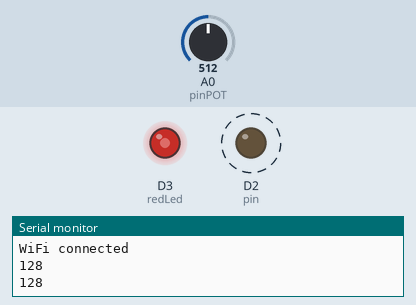
This sketch was run on a simulated ESP8266 (NodeMCU). Shown: output pins drawn as LEDs (lit = HIGH), the last lines printed to the serial monitor. Dashed ring = blinking. The inputs (shaded band) are chosen by the test bench; at power-on: A0 (pinPOT) = 512. WiFi joins after 1.5 s; servers stay silent unless stated.

Above: at 3.2 s.
3.3 s: A0 (pinPOT) set to 716
At 5.1 s:
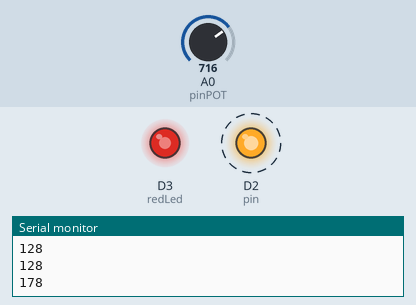
6.8 s: A0 (pinPOT) set to 900
At 8.2 s:
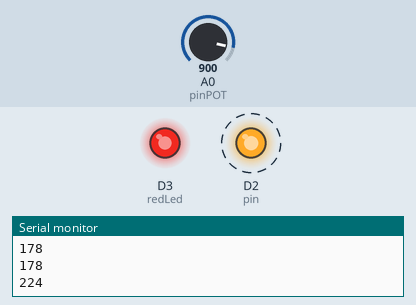
10.3 s: A0 (pinPOT) set to 122
At 11.4 s:
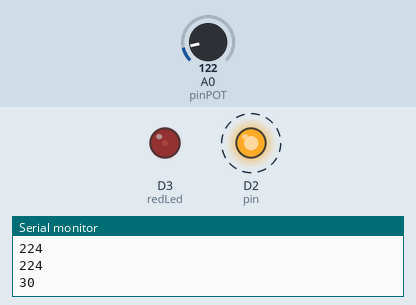
13.8 s: A0 (pinPOT) set to 0
At 15.6 s:
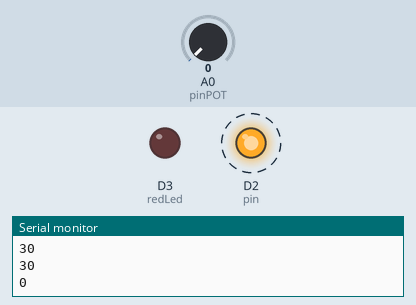
Timing chart, 0 to 18.9 s (numbered marks = the images above; inputs shaded):
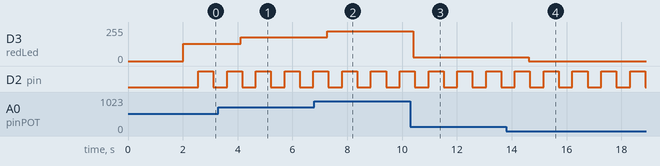

The sketch:

potentiometer2LED.ino
```cpp
/*
 *  This sketch sends a message to a TCP server
 *
 */
#define redLed D3 //pin for LED
#define pinPOT A0 //pin for POT, Here we are using analog pin
#include <ESP8266WiFi.h>
#include <ESP8266WiFiMulti.h>
#define pin D2

ESP8266WiFiMulti WiFiMulti;

void setup() {
    Serial.begin(115200);
    pinMode(D2, OUTPUT);
    delay(10);

    // We start by connecting to a WiFi network
    WiFiMulti.addAP("NIGHTOWL", "VEgFXiRxs3");

    Serial.println();
    Serial.println();
    Serial.print("Wait for WiFi... ");

    while(WiFiMulti.run() != WL_CONNECTED) {
        Serial.print(".");
        Serial.println("LED");
        digitalWrite(pin,LOW);
        delay(500);
    }

    Serial.println("");
    Serial.println("WiFi connected");

    delay(500);
}


void loop() {
int pot_val = analogRead(pinPOT); //taking values of POT
int led_val = map(pot_val, 0, 1023, 0, 255); //map command is described in Tutorial
analogWrite(redLed, led_val); //fading the led from the POT input
delay(50); // delay is given for stablilty purposes
Serial.println(led_val);

  digitalWrite(pin, LOW);   // Turn the LED on (Note that LOW is the voltage level
                                    // but actually the LED is on; this is because
                                    // it is active low on the ESP-01)
  delay(500);                      // Wait for a second
  digitalWrite(pin, HIGH);  // Turn the LED off by making the voltage HIGH
  delay(500);                      // Wait for two seconds (to demonstrate the active low LED)
}
```

Measured:
- after the input at 3.3 s, D3 (redLed): 128/255 → 178/255 after 0.81 s
- after the input at 6.8 s, D3 (redLed): 178/255 → 224/255 after 0.46 s
- after the input at 10.3 s, D3 (redLed): 224/255 → 30/255 after 0.12 s
- after the input at 13.8 s, D3 (redLed): 30/255 → 0/255 after 0.82 s
- by itself, D2 (pin): alternates HIGH for 0.55 s and LOW for 0.50 s
